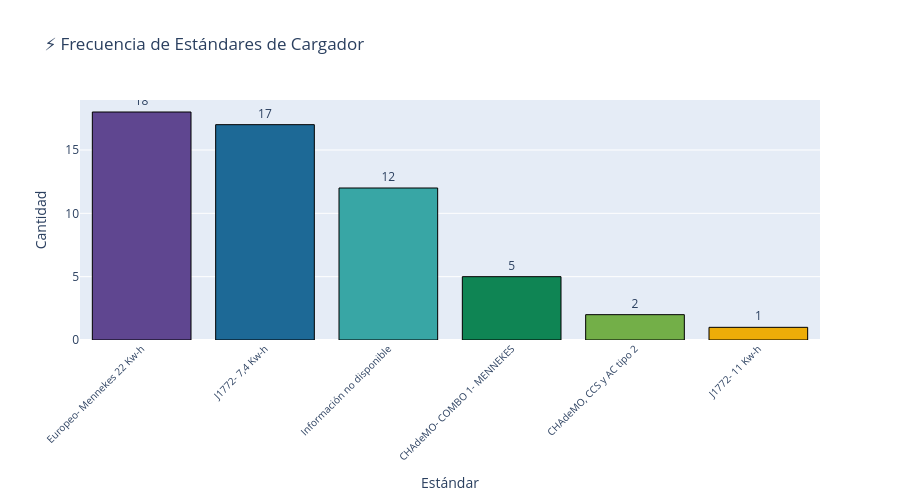

Source (notebook cell):
### Code cell
# 📊 Gráfica dinámica: Frecuencia de estándares de cargador
if df is not None and not df.empty:
    conteo_cargadores = df["Estándar Cargador"].value_counts().reset_index()
    conteo_cargadores.columns = ["Estándar Cargador", "Cantidad"]

    print("⚡ Creando gráfica de estándares de cargador...")

    fig_cargadores = px.bar(
        conteo_cargadores,
        x="Estándar Cargador",
        y="Cantidad",
        title="⚡ Frecuencia de Estándares de Cargador",
        labels={"Estándar Cargador": "Estándar", "Cantidad": "Cantidad"},
        text="Cantidad",  # ✅ etiquetas encima de cada barra
        color="Estándar Cargador",
        color_discrete_sequence=px.colors.qualitative.Prism  # ✅ paleta más variada tipo 'orchid'
    )

    fig_cargadores.update_traces(
        textposition="outside",
        marker=dict(line=dict(color="black", width=1))  # ✅ borde negro estilo matplotlib
    )

    fig_cargadores.update_layout(
        height=500,
        xaxis_tickangle=-45,
        xaxis=dict(tickfont=dict(size=10)),  # ✅ etiquetas más legibles si son largas
        showlegend=False
    )

    fig_cargadores.show()
else:
    print("❌ No hay datos disponibles para crear la gráfica de estándares de cargador")

### Figure 1 — Plotly figure (JSON) as saved in the notebook; plotly's stock layout.template omitted (floating-point values rounded to 4 significant figures)
{"data": [{"hovertemplate": "Estándar=%{x}<br>Cantidad=%{text}<extra></extra>", "legendgroup": "Europeo- Mennekes 22 Kw-h", "marker": {"color": "rgb(95, 70, 144)", "line": {"color": "black", "width": 1}, "pattern": {"shape": ""}}, "name": "Europeo- Mennekes 22 Kw-h", "orientation": "v", "showlegend": true, "text": [18.0], "textposition": "outside", "type": "bar", "x": ["Europeo- Mennekes 22 Kw-h"], "xaxis": "x", "y": [18], "yaxis": "y"}, {"hovertemplate": "Estándar=%{x}<br>Cantidad=%{text}<extra></extra>", "legendgroup": "J1772- 7,4 Kw-h", "marker": {"color": "rgb(29, 105, 150)", "line": {"color": "black", "width": 1}, "pattern": {"shape": ""}}, "name": "J1772- 7,4 Kw-h", "orientation": "v", "showlegend": true, "text": [17.0], "textposition": "outside", "type": "bar", "x": ["J1772- 7,4 Kw-h"], "xaxis": "x", "y": [17], "yaxis": "y"}, {"hovertemplate": "Estándar=%{x}<br>Cantidad=%{text}<extra></extra>", "legendgroup": "Información no disponible", "marker": {"color": "rgb(56, 166, 165)", "line": {"color": "black", "width": 1}, "pattern": {"shape": ""}}, "name": "Información no disponible", "orientation": "v", "showlegend": true, "text": [12.0], "textposition": "outside", "type": "bar", "x": ["Información no disponible"], "xaxis": "x", "y": [12], "yaxis": "y"}, {"hovertemplate": "Estándar=%{x}<br>Cantidad=%{text}<extra></extra>", "legendgroup": "CHAdeMO- COMBO 1- MENNEKES", "marker": {"color": "rgb(15, 133, 84)", "line": {"color": "black", "width": 1}, "pattern": {"shape": ""}}, "name": "CHAdeMO- COMBO 1- MENNEKES", "orientation": "v", "showlegend": true, "text": [5.0], "textposition": "outside", "type": "bar", "x": ["CHAdeMO- COMBO 1- MENNEKES"], "xaxis": "x", "y": [5], "yaxis": "y"}, {"hovertemplate": "Estándar=%{x}<br>Cantidad=%{text}<extra></extra>", "legendgroup": "CHAdeMO, CCS y AC tipo 2", "marker": {"color": "rgb(115, 175, 72)", "line": {"color": "black", "width": 1}, "pattern": {"shape": ""}}, "name": "CHAdeMO, CCS y AC tipo 2", "orientation": "v", "showlegend": true, "text": [2.0], "textposition": "outside", "type": "bar", "x": ["CHAdeMO, CCS y AC tipo 2"], "xaxis": "x", "y": [2], "yaxis": "y"}, {"hovertemplate": "Estándar=%{x}<br>Cantidad=%{text}<extra></extra>", "legendgroup": "J1772- 11 Kw-h", "marker": {"color": "rgb(237, 173, 8)", "line": {"color": "black", "width": 1}, "pattern": {"shape": ""}}, "name": "J1772- 11 Kw-h", "orientation": "v", "showlegend": true, "text": [1.0], "textposition": "outside", "type": "bar", "x": ["J1772- 11 Kw-h"], "xaxis": "x", "y": [1], "yaxis": "y"}], "layout": {"barmode": "relative", "height": 500, "legend": {"title": {"text": "Estándar"}, "tracegroupgap": 0}, "showlegend": false, "title": {"text": "⚡ Frecuencia de Estándares de Cargador"}, "xaxis": {"anchor": "y", "categoryarray": ["Europeo- Mennekes 22 Kw-h", "J1772- 7,4 Kw-h", "Información no disponible", "CHAdeMO- COMBO 1- MENNEKES", "CHAdeMO, CCS y AC tipo 2", "J1772- 11 Kw-h"], "categoryorder": "array", "domain": [0, 1], "tickangle": -45, "tickfont": {"size": 10}, "title": {"text": "Estándar"}}, "yaxis": {"anchor": "x", "domain": [0, 1], "title": {"text": "Cantidad"}}}}
